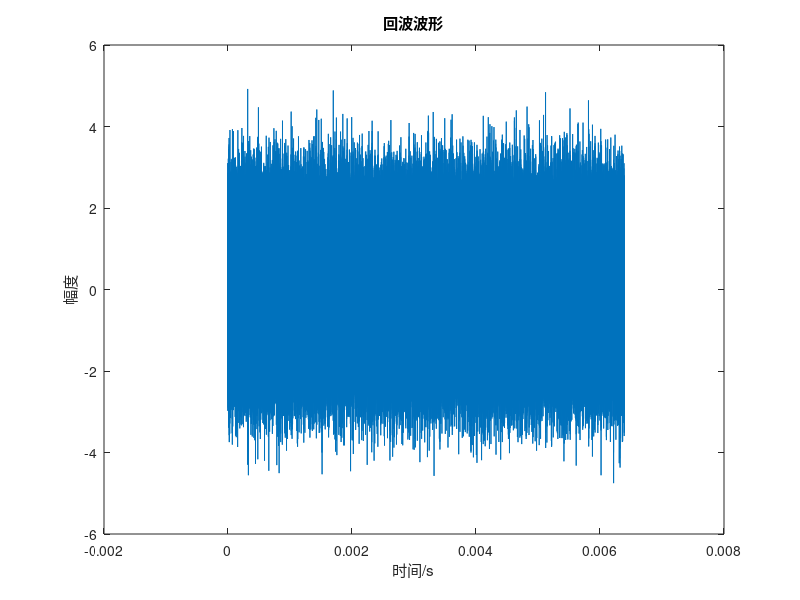

The MATLAB source for this figure: (Note: this script raises an error after producing the figure.)
%参数
f0=1e10;   %载频
Tp=1e-5;   %脉宽
B=1e7;     %带宽
snr=0;     %脉压前信噪比
snr_10=10^(snr/10);
snr1=20;   %脉压后信噪比
snr1_10=10^(snr1/10);
fs=1e8;    %采样率
R0=3e3;    %距离
c=3e8;     %光速
k=B/Tp; 
Tr=1e-4;  %脉冲重复周期
n=64;      %脉冲个数
v=60;      %朝向雷达运动的速度

%显示回波时域频域波形
tau=zeros(n);
for m=1:n
    tau(m)=2*(R0-m*v*Tr)/c; %时延
end
s_out=zeros(n,round(Tp*fs+1));
si=zeros(n,round(Tp*fs+1));
ti=zeros(n,round(Tp*fs+1));
si_all=zeros(n,10*round(Tp*fs+1));
noise=randn(n,10*round(Tp*fs+1));
for i=1:n
    ti(i,:)=tau(i)-Tp/2+(i-1)*Tr:1/fs:tau(i)+Tp/2+(i-1)*Tr;
    si(i,:)=sqrt(snr_10)*exp(1j*pi*k.*(ti(i,:)-tau(i)).^2)*exp(-1j*2*pi*f0*tau(i));
    tx=-Tp/2:1/fs:Tp/2;
    s_out(i,:)=exp(1j*pi*k.*tx.^2);
    si_all(i,(2*round(Tp*fs+1):3*round(Tp*fs+1)-1))=si(i,:);
    si_all1=abs(si_all(1,:));
    si_all(i,:)=si_all(i,:)+noise(i,:);
end
s=zeros(1,10*n*round(Tp*fs+1)+1);
for i=1:n
    s((i-1)*10000+1:i*10000+10)=si_all(i,:);
end
t=-Tp/2:1/fs:+Tp/2+n*Tr+(640-1000)/fs;
plot(t,s);
xlabel("时间/s");
ylabel("幅度");
title("回波波形");
si_fft=zeros(n,round(Tp*fs+1));
for i=1:n
    si_fft=fftshift(fft(s));
end
fs_x=-fs/2:fs/(10*n*round(Tp*fs+1)+1):fs/2-fs/(10*n*round(Tp*fs+1)+1);
figure;
plot(fs_x,db(abs(si_fft)./max(si_fft)));
xlabel("频率/Hz");
ylabel("幅度（dB）");
title("归一化频域波形");


%进行脉冲压缩和门限检测
ts=zeros(n,round(Tp*fs+1));
tt=zeros(n,round(Tp*fs+1));
noise=randn(n,round(Tp*fs+1));
for i=1:n
    ts(i,:)=sqrt(snr1_10)*ifftshift(ifft(fft(si(i,:)).*conj(fft(s_out(i,:)))))/1000+noise(i,:);
    tt(i,:)=tau(i)-Tp/2+(i-1)*Tr:1/fs:tau(i)+Tp/2+(i-1)*Tr;
end
figure;
stem(tt(1,:),abs(ts(1,:)/10));
xlabel("时间/s");
ylabel("幅度");
title("归一化脉冲压缩结果");
%计算过门限结果
ts_door=zeros(1,round(Tp*fs+1));
for i=1:round(Tp*fs+1)
    if abs(ts(1,i)/10)>0.72
        ts_door(1,i)=1;
    else
        ts_door(1,i)=0;
    end
end
figure;
plot(tt(1,:)*fs+1000,ts_door);
xlabel("距离/m");
ylabel("幅度");
title("门限检测后结果");

%进行PD处理
S_fft=zeros(n,round(Tp*fs+1));
for i=1:round(Tp*fs+1)
    S_fft(:,i)=fftshift(fft(ts(:,i)));
end
x=-75:150/64:75-150/64;
y=2500:1:3500;
figure;
mesh(y,x,abs(S_fft));
xlabel("距离/m");
ylabel("速度/m/s");
title("PD三维图");


